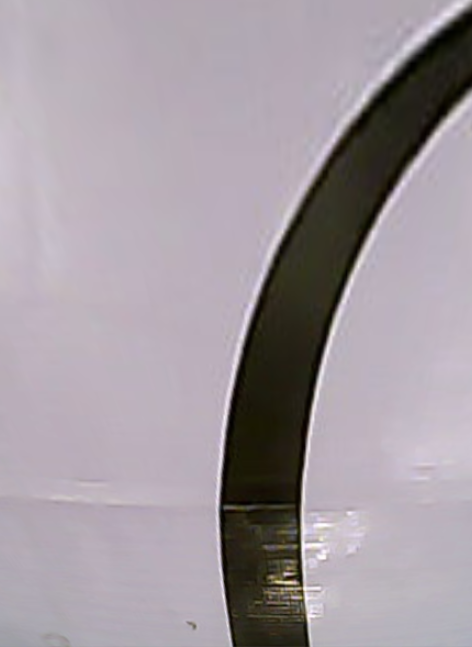
#> input picture ImgTest/out.png, 472 x 647 px
$ python slideWindow.py
#> lines starting #> are read from the running program, lines starting #| are printed output that depends on the picture; after the words box and inside, x2 and y2 are one past the last pixel; in counts of white or black regions, pixels touching at a corner belong together
import cv2
import numpy as np
def on_EVENT_LBUTTONDOWN(event, x, y, flags, param):
    if event == cv2.EVENT_LBUTTONDOWN:
        print(x,y)
#读取图像
img = cv2.imread("./ImgTest/out.png")
#> img is the input picture: shape (647, 472, 3); mean B, G, R 160.6, 153.9, 162.5
#将原图转为灰度图
gray_img = cv2.cvtColor(img,cv2.COLOR_BGR2GRAY)
#Canny边缘检测
canny_img = cv2.Canny(gray_img,100,150,3)
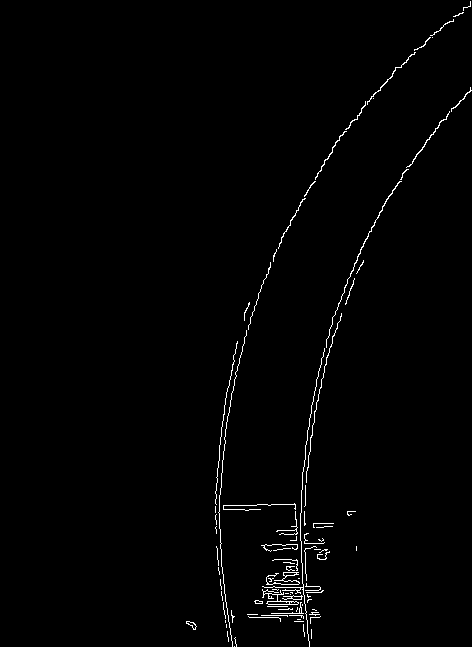
#> canny_img: shape (647, 472); 1.1% white in thin lines or dots, all inside (x1, y1, x2, y2) = (186, 1, 472, 647)
print(canny_img.shape)
#| (647, 472)
#slide
Pheight=img.shape[0]
#> Pheight = 647
Pwidth=img.shape[1]
#> Pwidth = 472
print(img.shape)
#| (647, 472, 3)
width=200
height=40
linewidthMin=20
originPoint=(int(Pwidth/2-width/2),Pheight-height)
#> originPoint = (136, 607)
canny_img2=canny_img.copy()
cv2.rectangle(canny_img2, (originPoint[0],originPoint[1]), (originPoint[0]+width, originPoint[1]+height), (255,0,255), 2)
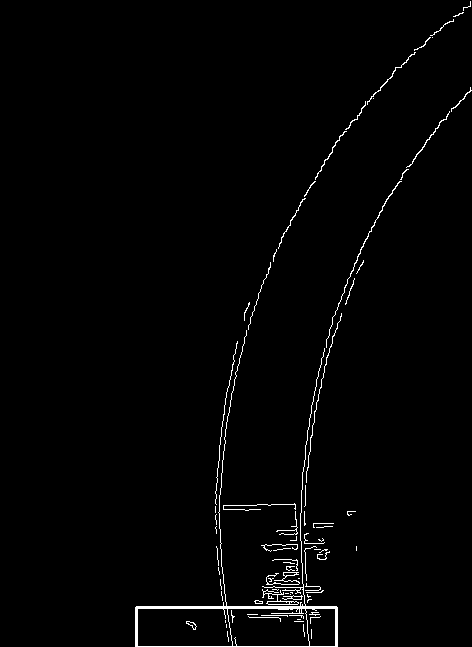
#> canny_img2: shape (647, 472); 1.5% white in thin lines or dots, all inside (x1, y1, x2, y2) = (135, 1, 472, 647)
cv2.imshow("canny_img",canny_img)
# for i in range(500):
#     print("point",(0+i,474),canny_img[0+i][474])

for v in range(int(Pheight/height)):
    print("rec index:",v)
    print(originPoint)
    position=0
    positionCnt=0
    for j in range(3):
        cnt = 0
        poSum = 0
        line1=False
        restart=0
        for i in range(width):
            if line1==False:
                try:
                    if canny_img[originPoint[1]+j][originPoint[0]+i] ==255:
                        cnt+=1
                        poSum=poSum+i
                        restart=i+linewidthMin
                        line1=True
                        #print(i)
                except:
                    pass
            else:
                if i<restart:
                    continue
                else:
                    try:
                        if canny_img[originPoint[1]+j][originPoint[0]+i] ==255:
                            cnt += 1
                            poSum = poSum + i
                            #print(i)
                            break
                    except:
                        pass
        if cnt!=0:
            linePo=poSum/cnt
            # print('cnt:',cnt)
            position=position+linePo
            positionCnt+=1
    if positionCnt!=0:
        position=position/positionCnt
    print("aver:",position)
    print("<<<<<<")
    newPoint=(int(originPoint[0]+position-width/2),originPoint[1]-height)
    cv2.rectangle(canny_img2, (newPoint[0],newPoint[1]), (newPoint[0]+width,newPoint[1]+height), (255,0,255), 2)
    originPoint=newPoint
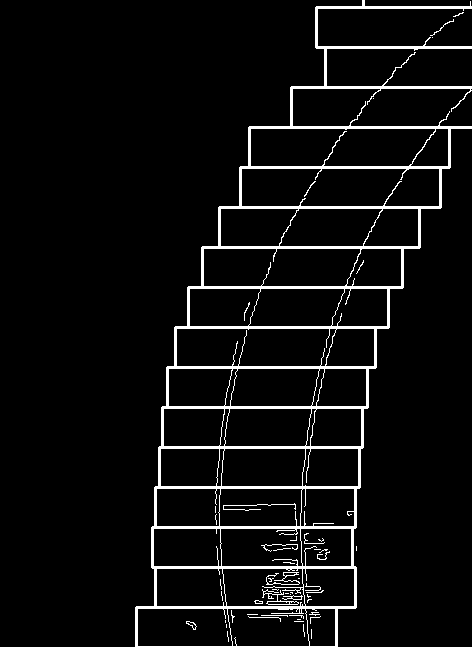
#> canny_img2: shape (647, 472); 5.4% white; 52 white regions (34 under 20 px), largest, box (x1, y1, x2, y2) and area: (135, 0, 472, 647) 15316, (262, 589, 299, 605) 142, (266, 572, 300, 585) 129
# print(newPoint)
# print((newPoint[0]+width,newPoint[1]+height))
cv2.imshow("canny_img",canny_img2)

cv2.setMouseCallback("canny_img", on_EVENT_LBUTTONDOWN)
cv2.waitKey(0)
